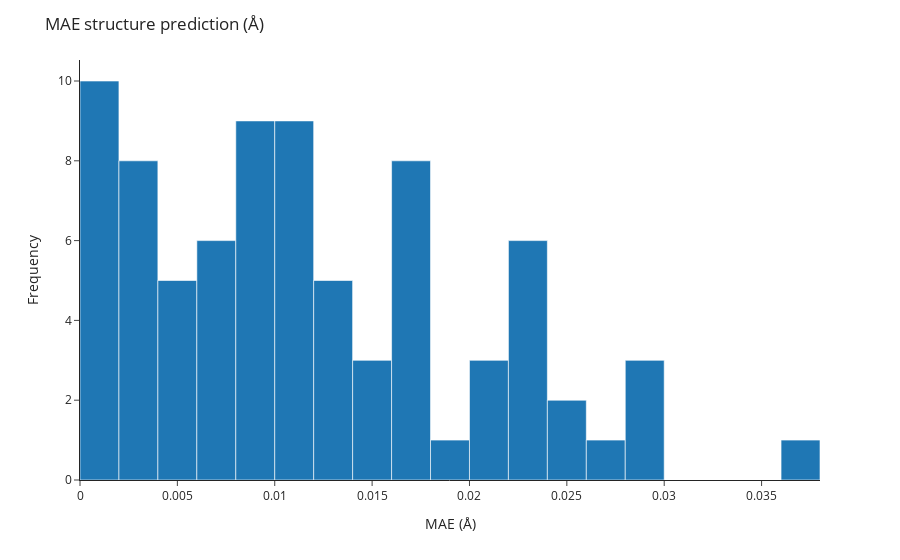

Here is the notebook cell this chart was saved with:
### Code cell
all_mae_norms = []

for idx, data in enumerate(train_loader):

    interpolated_ts_coords = data.pos_interpolated_transition_state.detach().numpy()
    real_ts_coords = data.pos_transition_state.detach().numpy()
    difference_ts_coords = interpolated_ts_coords - real_ts_coords
    norm_difference_ts_coords = np.linalg.norm(difference_ts_coords, axis=1)

    # Mean absolute error
    mae = np.mean(norm_difference_ts_coords)
    all_mae_norms.append(mae)

    # Plot the real and interpolated TS structures
    # with two different colors on the same plot
    fig = px.scatter_3d(
        x=np.concatenate((real_ts_coords[:, 0], interpolated_ts_coords[:, 0])),
        y=np.concatenate((real_ts_coords[:, 1], interpolated_ts_coords[:, 1])),
        z=np.concatenate((real_ts_coords[:, 2], interpolated_ts_coords[:, 2])),
        color=np.concatenate((np.zeros(len(real_ts_coords)), np.ones(len(interpolated_ts_coords)))),
    )

    # Set the title of the plot as the mean absolute error
    fig.update_layout(title=f"MAE of structure prediction: {mae:.3f} Å")
    fig.write_html(f"plots/hamiltonian_model/interpolated_ts_{idx}_mae_{mae:.3f}.html")

# Plot a histogram of the MAE
fig = px.histogram(x=all_mae_norms, nbins=20, template="simple_white")
fig.update_layout(title="MAE structure prediction (Å)")
fig.update_xaxes(title_text="MAE (Å)")
fig.update_yaxes(title_text="Frequency")
fig.write_html("plots/hamiltonian_model/interpolated_ts_mae_histogram.html")
fig.show()

### Figure 1 — Plotly figure (JSON) as saved in the notebook; plotly's stock layout.template omitted (floating-point values rounded to 4 significant figures)
{"data": [{"alignmentgroup": "True", "bingroup": "x", "hovertemplate": "x=%{x}<br>count=%{y}<extra></extra>", "legendgroup": "", "marker": {"color": "#1F77B4", "pattern": {"shape": ""}}, "name": "", "nbinsx": 20, "offsetgroup": "", "orientation": "v", "showlegend": false, "type": "histogram", "x": [0.01343, 0.002291, 0.0004301, 0.00246, 0.02959, 0.01612, 0.01552, 0.01799, 0.0171, 0.007355, 0.003946, 0.0003431, 0.01084, 0.008535, 0.01035, 0.01348, 0.02264, 0.02374, 0.0174, 0.01142, 0.003458, 0.01061, 0.008184, 0.02039, 0.01106, 0.009642, 0.01631, 0.0001653, 0.02747, 0.006531, 0.02373, 0.02268, 0.007387, 0.03675, 0.02903, 0.001987, 0.02411, 0.0005846, 0.006676, 0.002556, 0.0007602, 0.0173, 0.0009137, 0.009936, 0.009182, 0.0116, 0.008736, 0.01079, 0.007577, 0.0249, 0.01561, 0.01313, 0.0203, 0.007991, 0.005457, 0.02146, 0.005682, 0.02844, 0.004448, 0.01149, 0.00278, 0.02295, 0.001172, 0.003979, 0.0135, 0.009188, 0.002847, 0.005102, 0.01998, 0.0005874, 0.005696, 0.008482, 0.01721, 0.008477, 0.01581, 0.01626, 0.01018, 0.0008462, 0.02299, 0.01276], "xaxis": "x", "yaxis": "y"}], "layout": {"barmode": "relative", "legend": {"tracegroupgap": 0}, "margin": {"t": 60}, "title": {"text": "MAE structure prediction (Å)"}, "xaxis": {"anchor": "y", "domain": [0, 1], "title": {"text": "MAE (Å)"}}, "yaxis": {"anchor": "x", "domain": [0, 1], "title": {"text": "Frequency"}}}}
